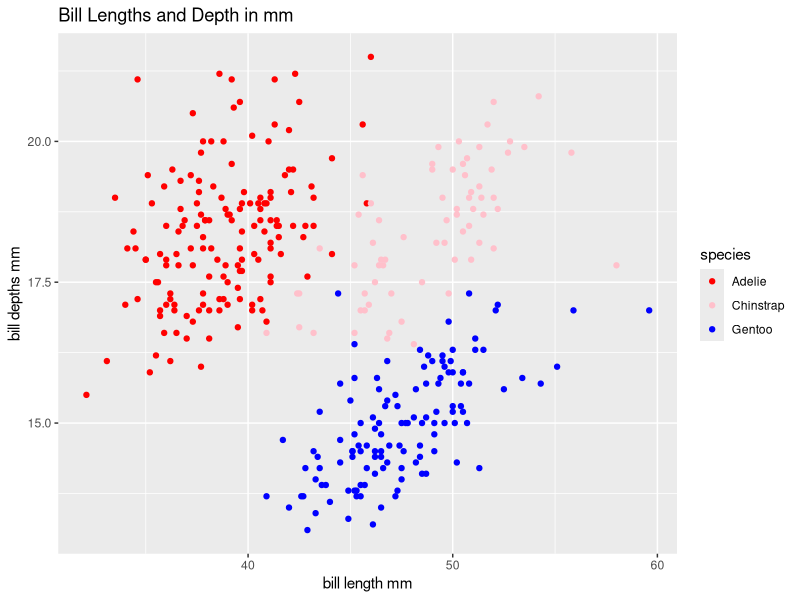
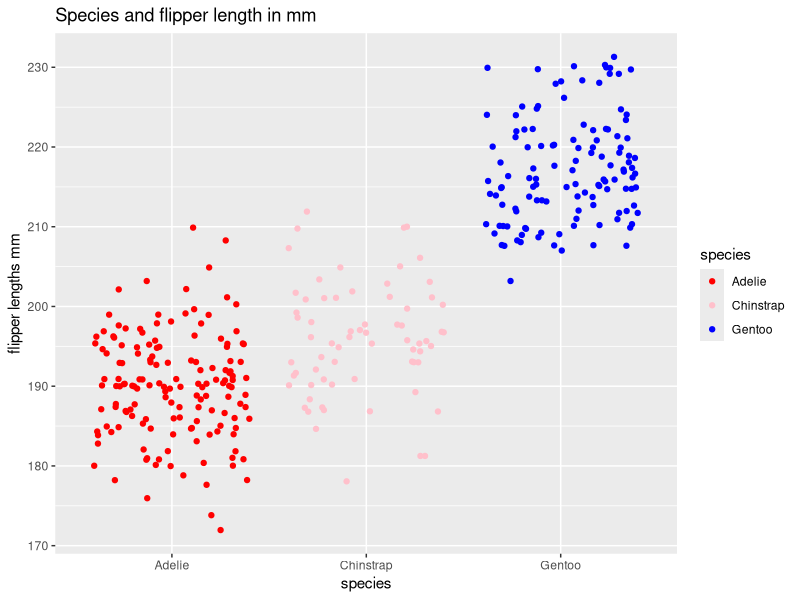

Here is the R script that generated these plots, in order:
## ---- chunk 1
#install.packages("ggplot2")
library(ggplot2)
library(palmerpenguins)
## ---- chunk 2
#usethis::use_git()
#usethis::use_github()
## ---- chunk 3
eq1 <- expression(x^2)

x <- 3

express <- D(expr = eq1, name = "x")

eval(express)
## ---- chunk 4
eq <- expression(2*(3*a+2)^4-5)

a <- 1.2

answer <- D(expr= eq, name="a")
eval(answer)
## ---- chunk 5

ggplot(data = penguins, aes(x=bill_length_mm, y= bill_depth_mm))+
  geom_point(aes(color=species))+
  scale_color_manual(values = c("red","pink","blue"))+
  labs( x= "bill length mm",
        y = "bill depths mm",
        title= 'Bill Lengths and Depth in mm')

## ---- chunk 6
ggplot(data = penguins, aes(x=species, y= flipper_length_mm))+
  geom_jitter(aes(color=species))+
  scale_color_manual(values = c("red","pink","blue"))+
  labs( x= "species",
        y = "flipper lengths mm",
        title= "Species and flipper length in mm")
